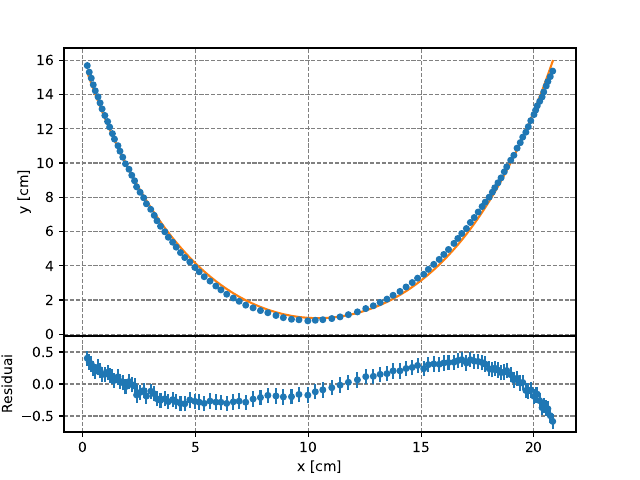

Here is the Python script that generated this plot:
import numpy as np
from matplotlib import pyplot as plt
from scipy.optimize import curve_fit


def catenary(x, a, c, x0):
    return c + a * np.cosh((x - x0) / a)


file_path = "dataset_catenaria.csv"
x, y = np.loadtxt(file_path, delimiter=';',
comments='#', unpack=True)

sigma_y = 0.12  # cm

fig = plt.figure("Fit e residui")
fig.add_axes((0.1, 0.3, 0.8, 0.6))
plt.errorbar(x, y, sigma_y, fmt="o", markersize=4)

popt, pcov = curve_fit(catenary, x, y)
a_hat, c_hat, x0_hat = popt
sigma_a, sigma_c, sigma_x0 = np.sqrt(pcov.diagonal())
print(a_hat, sigma_a, c_hat, sigma_c, x0_hat, sigma_x0)
plt.plot(x, catenary(x, a_hat, c_hat, x0_hat))
plt.grid(which="both", ls="dashed", color="gray")
plt.ylabel("y [cm]")

fig.add_axes((0.1, 0.1, 0.8, 0.2), ylim=(-0.75, 0.75))
res = y - catenary(x, a_hat, c_hat, x0_hat)
plt.errorbar(x, res, sigma_y, fmt="o", markersize=4)
plt.grid(which="both", ls="dashed", color="gray")
plt.xlabel("x [cm]")
plt.ylabel("Residuai")
plt.savefig("catenaria.pdf")

plt.show()
